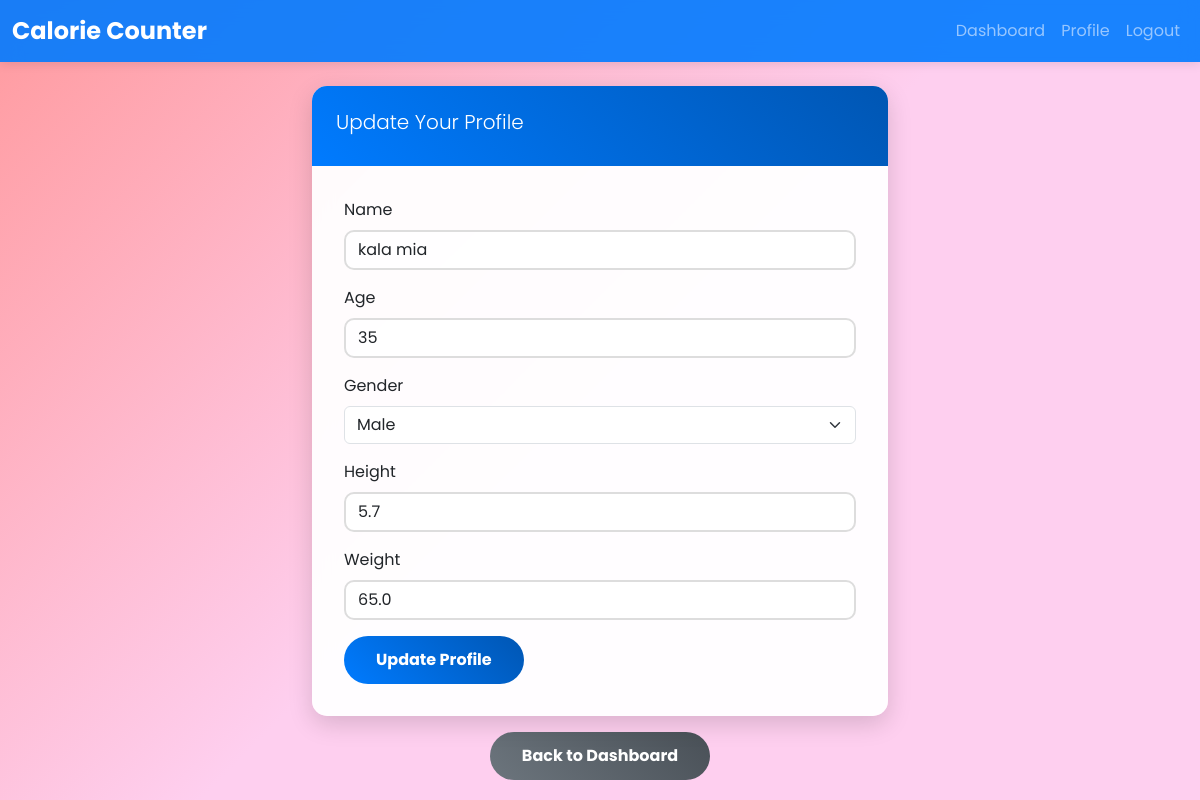
Screenshot of /profile/ (signed in) with the database file from the repository.
### CalorieApp/models.py (models this page shows, shortened)
class UserProfile(models.Model):
    GENDER_CHOICES = [
        ('M', 'Male'),
        ('F', 'Female'),
    ]
    ROLE_CHOICES = [
        ('user', 'User'),
        ('admin', 'Admin'),
    ]
    user = models.OneToOneField(User, on_delete=models.CASCADE)
    name = models.CharField(max_length=100, null=True, blank=True)
    age = models.IntegerField(null=True, blank=True)
    gender = models.CharField(max_length=1, choices=GENDER_CHOICES, null=True, blank=True)
    height = models.FloatField(null=True, blank=True)  # in cm
    weight = models.FloatField(null=True, blank=True)  # in kg
    role = models.CharField(max_length=10, choices=ROLE_CHOICES, default='user')

### CalorieApp/views.py (the view)
# urls.py: path('profile/', views.profile, name='profile'),
@login_required
def profile(request):
    profile, created = UserProfile.objects.get_or_create(user=request.user)
    if request.method == 'POST':
        form = UserProfileForm(request.POST, instance=profile)
        if form.is_valid():
            form.save()
            messages.success(request, 'Profile updated!')
            return redirect('dashboard')
    else:
        form = UserProfileForm(instance=profile)
    return render(request, 'profile.html', {'form': form})

### CalorieApp/forms.py
class UserProfileForm(forms.ModelForm):
    class Meta:
        model = UserProfile
        fields = ['name', 'age', 'gender', 'height', 'weight']

### templates/profile.html (shortened to what this page needs)
{% extends 'base.html' %}
{% load crispy_forms_tags %}
{% block content %}
<div class="row justify-content-center">
    <div class="col-md-6">
        <div class="card">
            <div class="card-header">
                <h5 class="card-title">Update Your Profile</h5>
            </div>
            <div class="card-body">
                <form method="post">
                    {{ form|crispy }}
                    <button type="submit" class="btn btn-primary">Update Profile</button>
                </form>
            </div>
        </div>
        <div class="mt-3 text-center">
            <a href="{% url 'dashboard' %}" class="btn btn-secondary">Back to Dashboard</a>
        </div>
    </div>
</div>
{% endblock %}

### static/css/style.css (style rules this page uses)
body { background: linear-gradient(135deg, #ff9a9e 0%, #fecfef 50%, #fecfef 100%); min-height: 100vh; font-family: 'Poppins', sans-serif; animation: gradientShift 15s ease infinite; color: #333; }
.card { box-shadow: 0 8px 25px rgba(0, 0, 0, 0.15); border: none; border-radius: 15px; overflow: hidden; transition: transform 0.3s ease, box-shadow 0.3s ease; background: rgba(255, 255, 255, 0.95); backdrop-filter: blur(10px); }
.card-header { background: linear-gradient(45deg, #007bff, #0056b3); color: white; border-bottom: none; padding: 1.5rem; }
.card-body { padding: 2rem; }
.btn-primary { background: linear-gradient(45deg, #007bff, #0056b3); border: none; border-radius: 25px; padding: 0.75rem 2rem; font-weight: bold; transition: all 0.3s ease; position: relative; overflow: hidden; }
.btn-primary::before { content: ''; position: absolute; top: 0; left: -100%; width: 100%; height: 100%; background: linear-gradient(90deg, transparent, rgba(255, 255, 255, 0.2), transparent); transition: left 0.5s; }
.btn-secondary { background: linear-gradient(45deg, #6c757d, #495057); border: none; border-radius: 25px; padding: 0.75rem 2rem; font-weight: bold; transition: all 0.3s ease; }
.form-control { border-radius: 10px; border: 2px solid #ddd; transition: border-color 0.3s ease, box-shadow 0.3s ease; background: rgba(255, 255, 255, 0.8); }
h2, h3, h5 { font-weight: 300; }
.card { animation: fadeIn 0.5s ease-in; }

### rows the page displays
UserProfile: name "kala mia", age "35", gender "Male", height "5.7", weight "65.0"
